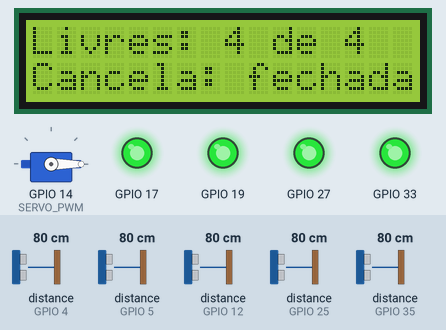
A program run on a simulated ESP32. On the bench: servo, 16×2 character LCD, output pins drawn as LEDs (lit = HIGH). Wiring (from diagram.json): 5 × ultrasonic range finder: trigger GPIO 13, echo GPIO 12 / trigger GPIO 26, echo GPIO 25 / trigger GPIO 32, echo GPIO 35 / trigger GPIO 18, echo GPIO 5 / trigger GPIO 16, echo GPIO 4. The test bench sets the inputs (shaded band); at power-on: distance to the obstacle (sensors on GPIO 12, GPIO 4, GPIO 5, GPIO 25, GPIO 35) 80 cm. The echo pulse lasts 58.3 µs per cm; WiFi joins after 1.5 s; servers stay silent unless stated; uploads are accepted with an empty reply; pins used as bus, display or sensor lines are not drawn; what the program prints to the serial monitor is not drawn.

Above: at 2.7 s.
2.8 s: distance to the obstacle (sensor on GPIO 12) set to 17 cm
5.8 s: distance to the obstacle (sensor on GPIO 12) set to 12 cm
At 6.8 s:
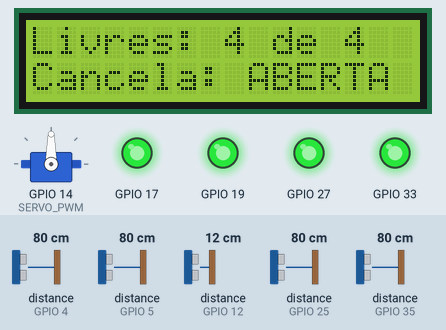
7.4 s: distance to the obstacle (sensor on GPIO 4) set to 11 cm
8.9 s: distance to the obstacle (sensor on GPIO 4) set to 8 cm
At 9.9 s:
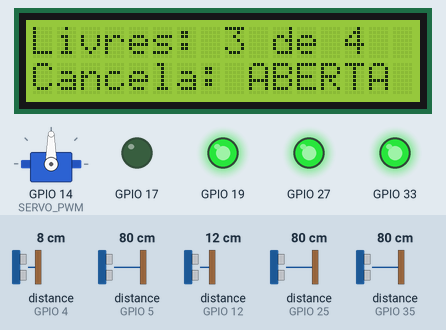
10.6 s: distance to the obstacle (sensor on GPIO 5) set to 11 cm
12.1 s: distance to the obstacle (sensor on GPIO 5) set to 8 cm
At 13.5 s:
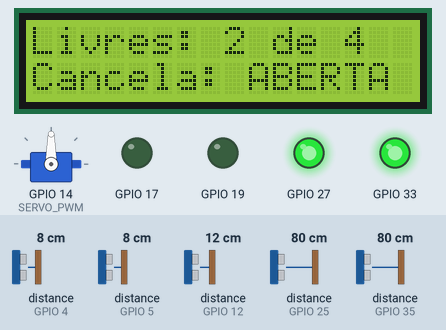
Timing chart, 0 to 14.7 s (numbered marks = the images above; inputs shaded):
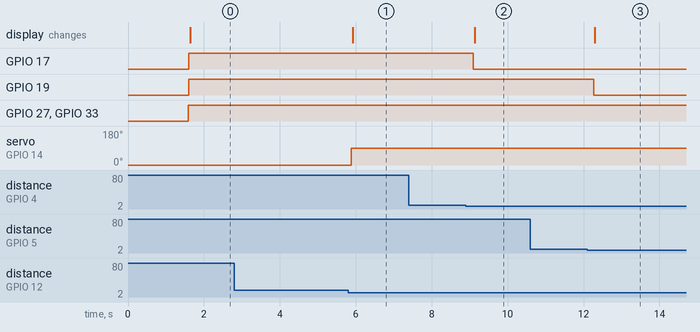

The program:

main.cpp
```cpp
// Estacionamento inteligente: lê os sensores, acende os LEDs, controla a cancela,
// mostra o resumo no LCD e envia o estado para o backend Laravel por Wi-Fi.
//   - sensor da vaga < 10 cm  → vaga ocupada, LED verde apaga; senão fica aceso
//   - sensor da entrada < 15 cm e há vaga livre → cancela (servo) abre
//   - a cada mudança (e a cada 5 s, para o dashboard saber que está online) → POST /api/telemetria

#include <Arduino.h>
#include <ArduinoJson.h>
#include <ESP32Servo.h>
#include <HTTPClient.h>
#include <LiquidCrystal_I2C.h>
#include <WiFi.h>

// Rede aberta do simulador Wokwi. "host.wokwi.internal" é o localhost do computador
// que está rodando o simulador, onde o `php artisan serve` atende na porta 8000.
const char* WIFI_REDE = "Wokwi-GUEST";
const char* WIFI_SENHA = "";
const char* URL_TELEMETRIA = "http://host.wokwi.internal:8000/api/telemetria";
const char* TOKEN = "smart-parking-dev";  // igual ao ESP32_TOKEN do backend/.env

const unsigned long ENVIO_PERIODICO_MS = 5000;

struct Vaga {
    uint8_t trig;
    uint8_t echo;
    uint8_t led;
};

// Vagas 1 e 2 ligam no lado esquerdo do ESP32; vagas 3 e 4, no lado direito.
const Vaga VAGAS[] = {
    {26, 25, 27},
    {32, 35, 33},
    {18, 5, 19},
    {16, 4, 17},
};
const size_t TOTAL_VAGAS = sizeof(VAGAS) / sizeof(VAGAS[0]);

const uint8_t ENTRADA_TRIG = 13;
const uint8_t ENTRADA_ECHO = 12;  // pino de boot: precisa estar em LOW ao ligar, e o ECHO parado fica em LOW
const uint8_t SERVO_PWM = 14;

const int VAGA_OCUPADA_CM = 10;
const int CARRO_NA_ENTRADA_CM = 15;
const int CANCELA_FECHADA = 0;
const int CANCELA_ABERTA = 90;

LiquidCrystal_I2C lcd(0x27, 16, 2);  // SDA 21, SCL 22 (padrão do ESP32)
Servo cancela;

// Última leitura de cada vaga e da cancela: é o que vai para o backend.
int distancias[TOTAL_VAGAS];
bool ocupadas[TOTAL_VAGAS];
bool cancelaAberta = false;
unsigned long ultimoEnvio = 0;

// Dispara o HC-SR04 e converte o tempo do eco em cm. Retorna -1 se não houve eco.
int medirCm(uint8_t trig, uint8_t echo) {
    digitalWrite(trig, LOW);
    delayMicroseconds(2);
    digitalWrite(trig, HIGH);
    delayMicroseconds(10);
    digitalWrite(trig, LOW);

    unsigned long duracaoUs = pulseIn(echo, HIGH, 25000);  // ~4 m ida e volta
    if (duracaoUs == 0) {
        return -1;
    }
    return duracaoUs / 58;  // som a 343 m/s, ida e volta
}

// Tenta conectar por até 10 s. Se não der, o estacionamento funciona igual, só sem enviar dados.
void conectarWifi() {
    lcd.setCursor(0, 0);
    lcd.print("Conectando WiFi ");
    Serial.print("Conectando ao Wi-Fi");

    WiFi.begin(WIFI_REDE, WIFI_SENHA, 6);  // canal 6 acelera a conexão no Wokwi
    unsigned long inicio = millis();
    while (WiFi.status() != WL_CONNECTED && millis() - inicio < 10000) {
        delay(250);
        Serial.print(".");
    }

    Serial.println(WiFi.status() == WL_CONNECTED ? " conectado!" : " falhou (seguindo sem rede)");
    lcd.clear();
}

// Monta o JSON com o estado atual e faz o POST para o backend.
//   {"vagas":[{"numero":1,"ocupada":false,"distancia_cm":200}, ...],"cancela_aberta":false}
void enviarTelemetria() {
    if (WiFi.status() != WL_CONNECTED) {
        Serial.println("telemetria: sem Wi-Fi");
        return;
    }

    JsonDocument json;
    JsonArray vagas = json["vagas"].to<JsonArray>();
    for (size_t i = 0; i < TOTAL_VAGAS; i++) {
        JsonObject vaga = vagas.add<JsonObject>();
        vaga["numero"] = i + 1;
        vaga["ocupada"] = ocupadas[i];
        if (distancias[i] >= 0) {
            vaga["distancia_cm"] = distancias[i];
        } else {
            vaga["distancia_cm"] = nullptr;  // sensor não respondeu
        }
    }
    json["cancela_aberta"] = cancelaAberta;

    String corpo;
    serializeJson(json, corpo);

    // Timeouts curtos: se o backend estiver fora do ar, o loop não trava os sensores.
    HTTPClient http;
    http.setConnectTimeout(1000);
    http.setTimeout(1000);
    http.begin(URL_TELEMETRIA);
    http.addHeader("Content-Type", "application/json");
    http.addHeader("Accept", "application/json");
    http.addHeader("X-Device-Token", TOKEN);
    int status = http.POST(corpo);
    http.end();

    Serial.printf("telemetria: %s -> HTTP %d\n", corpo.c_str(), status);
}

void setup() {
    Serial.begin(115200);

    for (const Vaga& vaga : VAGAS) {
        pinMode(vaga.trig, OUTPUT);
        pinMode(vaga.echo, INPUT);
        pinMode(vaga.led, OUTPUT);
    }
    pinMode(ENTRADA_TRIG, OUTPUT);
    pinMode(ENTRADA_ECHO, INPUT);

    cancela.attach(SERVO_PWM);
    cancela.write(CANCELA_FECHADA);

    lcd.init();
    lcd.backlight();

    Serial.println("Smart Parking");
    conectarWifi();
}

void loop() {
    size_t livres = 0;
    bool mudou = false;

    for (size_t i = 0; i < TOTAL_VAGAS; i++) {
        const Vaga& vaga = VAGAS[i];
        int distancia = medirCm(vaga.trig, vaga.echo);
        bool ocupada = distancia >= 0 && distancia < VAGA_OCUPADA_CM;

        digitalWrite(vaga.led, ocupada ? LOW : HIGH);
        if (!ocupada) {
            livres++;
        }

        mudou = mudou || ocupada != ocupadas[i];
        ocupadas[i] = ocupada;
        distancias[i] = distancia;
    }

    int entrada = medirCm(ENTRADA_TRIG, ENTRADA_ECHO);
    bool abrir = entrada >= 0 && entrada < CARRO_NA_ENTRADA_CM && livres > 0;
    cancela.write(abrir ? CANCELA_ABERTA : CANCELA_FECHADA);

    mudou = mudou || abrir != cancelaAberta;
    cancelaAberta = abrir;

    // Cada linha do LCD tem 16 colunas; os espaços no fim apagam o texto anterior.
    lcd.setCursor(0, 0);
    if (livres == 0) {
        lcd.print("LOTADO          ");
    } else {
        lcd.printf("Livres: %u de %u  ", (unsigned)livres, (unsigned)TOTAL_VAGAS);
    }
    lcd.setCursor(0, 1);
    lcd.print(abrir ? "Cancela: ABERTA " : "Cancela: fechada");

    if (mudou || millis() - ultimoEnvio >= ENVIO_PERIODICO_MS) {
        enviarTelemetria();
        ultimoEnvio = millis();
    }

    delay(200);
}
```

Measured:
- the behaviour switches between 15 and 14 cm on distance to the obstacle (sensor on GPIO 12) (found by bisection; images 0 and 1)
- the behaviour switches between 10 and 9 cm on distance to the obstacle (sensor on GPIO 4) (found by bisection; images 1 and 2)
- the behaviour switches between 10 and 9 cm on distance to the obstacle (sensor on GPIO 5) (found by bisection; images 2 and 3)
- after the input at 2.8 s, every drawn part: stays the same
- after the input at 5.8 s, servo on GPIO 14 (SERVO_PWM): 0° → 90° after 0.08 s; the display: changes after 0.11 s (image 1)
- after the input at 7.4 s, every drawn part: stays the same
- after the input at 8.9 s, GPIO 17: HIGH → LOW after 0.20 s; the display: changes after 0.23 s (image 2)
- after the input at 10.6 s, every drawn part: stays the same
- after the input at 12.1 s, GPIO 19: HIGH → LOW after 0.16 s; the display: changes after 0.20 s (image 3)
